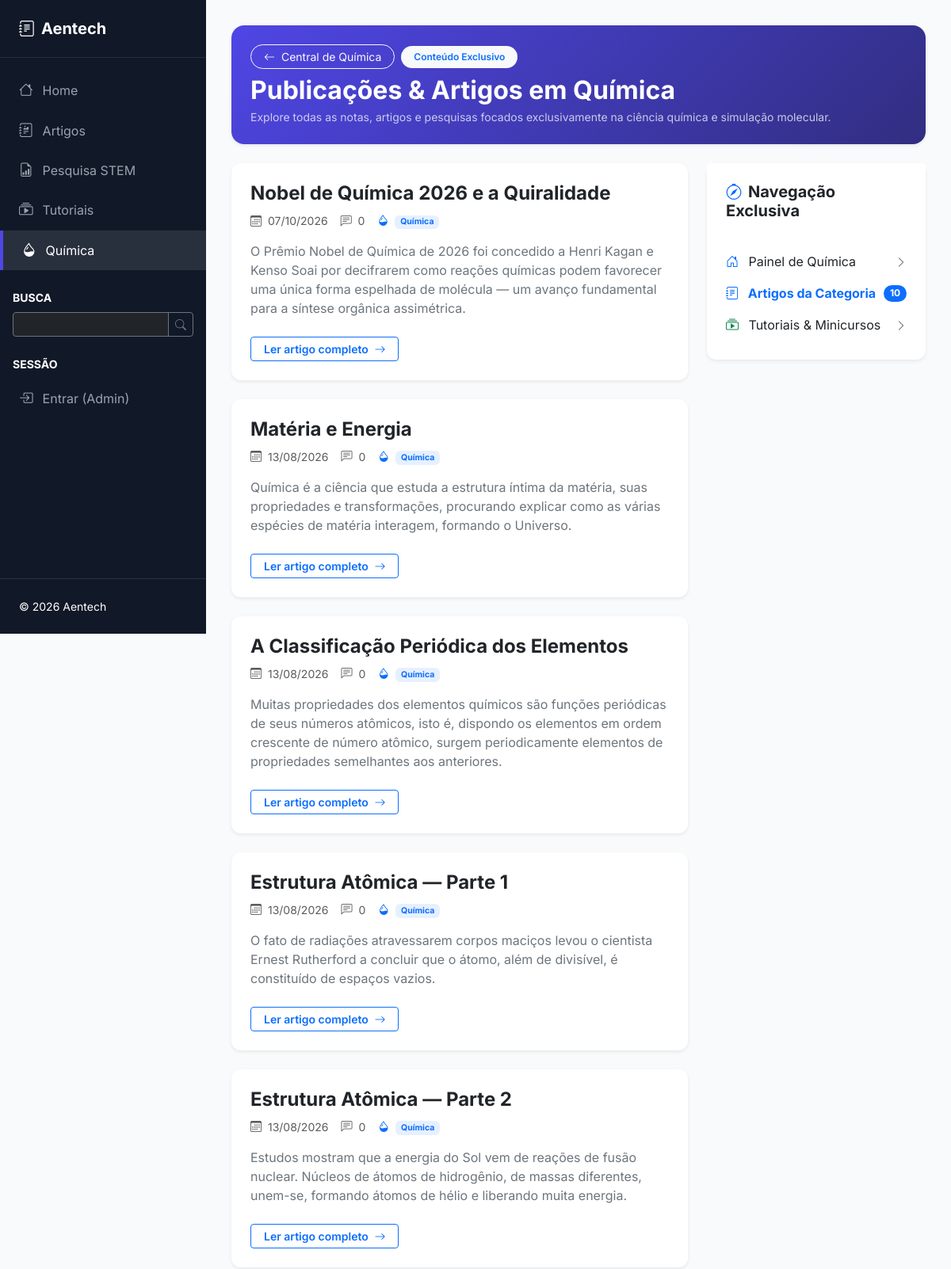
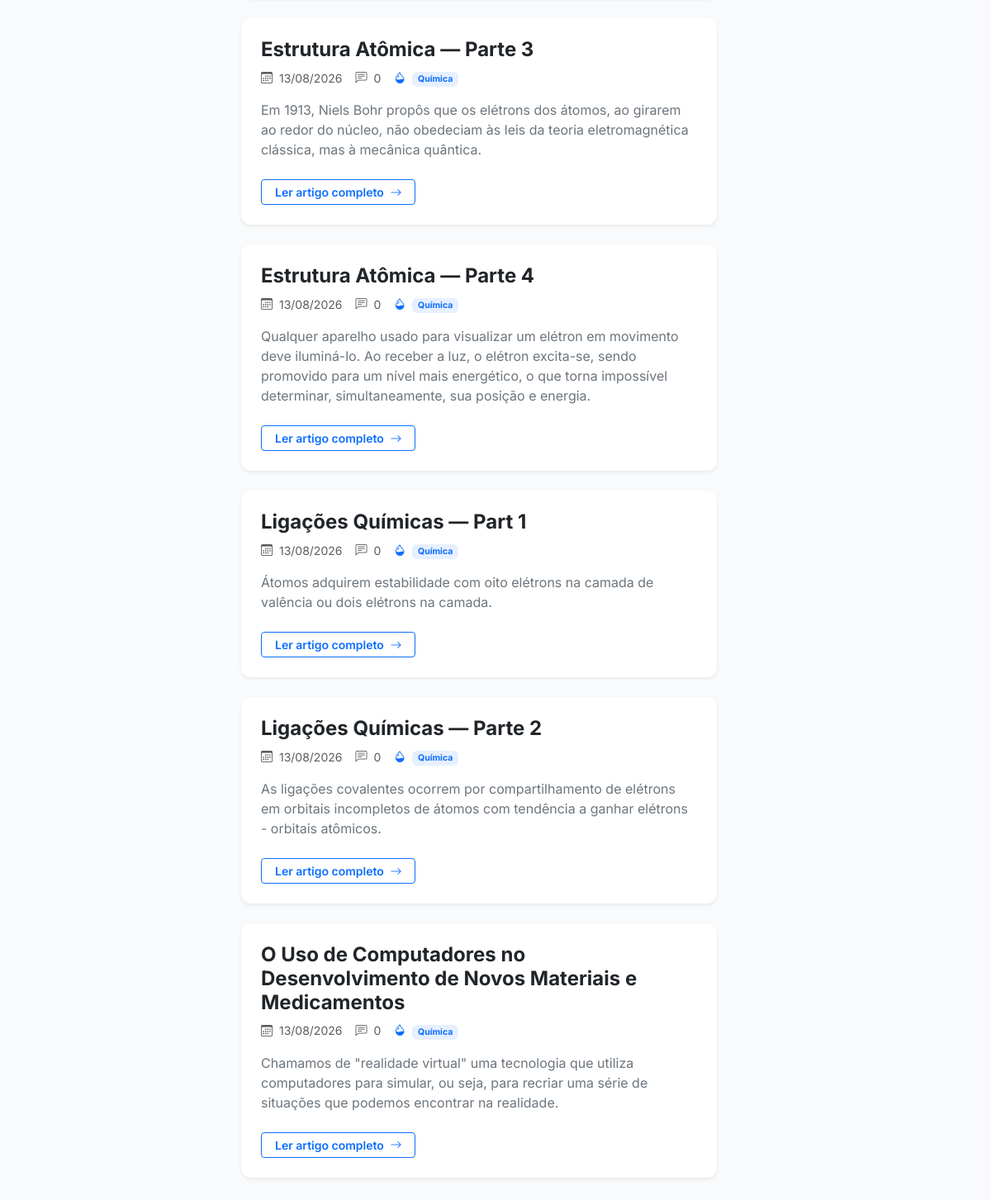
Page /chemistry/posts on the committed database (2 pictures, top to bottom).
### app/models.py (models this page shows, shortened)
class Post(db.Model):
    __tablename__ = 'posts'
    id = db.Column(db.Integer, primary_key=True)
    title = db.Column(db.String(200), nullable=False)
    slug = db.Column(db.String(200), unique=True, nullable=False)
    content = db.Column(db.Text, nullable=False)
    excerpt = db.Column(db.String(300))
    is_published = db.Column(db.Boolean, default=True)
    created_at = db.Column(db.DateTime, default=datetime.utcnow)
    updated_at = db.Column(db.DateTime, default=datetime.utcnow, onupdate=datetime.utcnow)
    user_id = db.Column(db.Integer, db.ForeignKey('users.id'), nullable=False)
    comments = db.relationship('Comment', backref='post', lazy='dynamic', cascade='all, delete-orphan')
    categories = db.relationship('Category',
                                secondary=post_categories,
                                backref=db.backref('posts', lazy='dynamic'),
                                lazy='dynamic')

### app/main/views.py (the view)
@blueprint.route('/chemistry/posts')
def chemistry_posts():
    page = request.args.get('page', 1, type=int)
    quimica_cat = Category.query.filter((Category.slug == 'quimica') | (Category.name.ilike('Química'))).first()
    if quimica_cat:
        posts = Post.query.filter_by(is_published=True)\
            .join(Post.categories)\
            .filter(Category.id == quimica_cat.id)\
            .order_by(Post.created_at.desc())\
            .paginate(page=page, per_page=get_config('POSTS_PER_PAGE', 10))
    else:
        posts = Post.query.filter(False).paginate(page=page, per_page=10)
    g.seo = {'pagination': posts}
    return render_template('main/chemistry_posts.html', posts=posts, category=quimica_cat, title='Artigos de Química')

### app/__init__.py (called while the page is built)
def get_config(key: str, default: Any = None) -> Any:
    try:
        return current_app.config.get(key, default)
    except RuntimeError:
        return default

    def _register_context_processors(self) -> None:
        @self.app.context_processor
        def inject_config():
            return dict(config=self.app.config)
        @self.app.context_processor
        def inject_utility_functions():
            from datetime import datetime
            return dict(
                now=datetime.utcnow,
                len=len,
                str=str
            )
        @self.app.context_processor
        def inject_seo():
            try:
                from app.seo import build_seo
                return dict(seo=build_seo())
            except Exception as e:  # pragma: no cover - never break rendering for SEO
                print(f"Warning: Could not build SEO context: {e}")
                return dict(seo={})

### app/auth/views.py (called while the page is built)
@blueprint.before_app_request
def load_logged_in_user():
    user_id = session.get('user_id')
    if user_id is None:
        g.current_user = None
    else:
        g.current_user = User.query.get(user_id)

@blueprint.app_context_processor
def inject_current_user():
    user_id = session.get('user_id')
    if user_id:
        user = User.query.get(user_id)
        return dict(current_user=user)
    return dict(current_user=None)

### app/main/__init__.py (called while the page is built)
@blueprint.context_processor
def inject_categories():
    return {
        'all_categories': Category.query.order_by(Category.name).all()
    }

### app/seo.py (called while the page is built)
def strip_html(value):
    if not value:
        return ''
    text = _TAG_RE.sub(' ', str(value))
    text = (text.replace('&nbsp;', ' ')
                .replace('&amp;', '&')
                .replace('&lt;', '<')
                .replace('&gt;', '>')
                .replace('&quot;', '"')
                .replace('&#39;', "'"))
    return _WS_RE.sub(' ', text).strip()

def meta_excerpt(value, length=300):
    text = strip_html(value)
    if len(text) <= length:
        return text
    truncated = text[: length + 1]
    if ' ' in truncated:
        truncated = truncated.rsplit(' ', 1)[0]
    return truncated.rstrip(' ,.;:-') + '…'

def _iso(value):
    if not value:
        return None
    if isinstance(value, str):
        return value
    if value.tzinfo is None:
        value = value.replace(tzinfo=timezone.utc)
    return value.isoformat()

### app/templates/main/chemistry_posts.html (shortened to what this page needs)
{% extends "base.html" %}
{% block content %}
<div class="hero-chemistry text-white py-4 px-4 mb-4 rounded-4 shadow-sm" style="background: linear-gradient(135deg, #4f46e5 0%, #312e81 100%);">
    <div class="d-flex flex-column flex-md-row justify-content-between align-items-md-center">
        <div>
            <div class="d-flex align-items-center gap-2 mb-2">
                <a href="{{ url_for('main.chemistry') }}" class="btn btn-sm btn-outline-light rounded-pill px-3">
                    <i class="bi bi-arrow-left me-1"></i> Central de Química
                </a>
                <span class="badge bg-light text-primary px-3 py-2 rounded-pill fw-semibold">Conteúdo Exclusivo</span>
            </div>
            <h2 class="fw-bold text-white mb-1">Publicações & Artigos em Química</h2>
            <p class="text-light opacity-75 mb-0 small">Explore todas as notas, artigos e pesquisas focados exclusivamente na ciência química e simulação molecular.</p>
        </div>
    </div>
</div>
<div class="row g-4">
    <div class="col-lg-8">
        {% for post in posts.items %}
            <article class="card mb-4 border-0 shadow-sm overflow-hidden hover-up">
                <div class="card-body p-4">
                    <div class="d-flex justify-content-between align-items-start mb-2">
                        <h3 class="card-title h4 fw-bold mb-0">
                            <a href="{{ url_for('main.post_detail', slug=post.slug) }}" class="text-dark text-decoration-none hover-primary">
                                {{ post.title }}
                            </a>
                        </h3>
                    </div>
                    <div class="d-flex align-items-center text-muted small mb-3">
                        <span class="me-3"><i class="bi bi-calendar3 me-1"></i> {{ post.created_at.strftime('%d/%m/%Y') }}</span>
                        <span class="me-3"><i class="bi bi-chat-left-text me-1"></i> {{ post.comments.count() }}</span>
                        <span><i class="bi bi-droplet-half me-1 text-primary"></i> <span class="badge bg-primary bg-opacity-10 text-primary">Química</span></span>
                    </div>
                    <p class="card-text text-secondary mb-4">{{ post.excerpt or post.content[:200] ~ '...' }}</p>
                    <div class="d-flex justify-content-between align-items-center">
                        <a href="{{ url_for('main.post_detail', slug=post.slug) }}" class="btn btn-outline-primary btn-sm px-3 fw-semibold">
                            Ler artigo completo <i class="bi bi-arrow-right ms-1"></i>
                        </a>
                    </div>
                </div>
            </article>
        {% endfor %}
    </div>
    <div class="col-lg-4">
        <div class="card border-0 shadow-sm mb-4">
            <div class="card-header bg-white border-bottom-0 pt-4 px-4">
                <h5 class="fw-bold mb-0"><i class="bi bi-compass text-primary me-2"></i>Navegação Exclusiva</h5>
            </div>
            <div class="card-body p-4">
                <div class="list-group list-group-flush">
                    <a href="{{ url_for('main.chemistry') }}" class="list-group-item list-group-item-action d-flex justify-content-between align-items-center border-0 px-0 py-2">
                        <span><i class="bi bi-house-door me-2 text-primary"></i> Painel de Química</span>
                        <i class="bi bi-chevron-right small text-muted"></i>
                    </a>
                    <a href="{{ url_for('main.chemistry_posts') }}" class="list-group-item list-group-item-action d-flex justify-content-between align-items-center border-0 px-0 py-2 fw-bold text-primary">
                        <span><i class="bi bi-journal-text me-2"></i> Artigos da Categoria</span>
                        <span class="badge bg-primary rounded-pill">{{ posts.total }}</span>
                    </a>
                    <a href="{{ url_for('main.tutorials_list') }}" class="list-group-item list-group-item-action d-flex justify-content-between align-items-center border-0 px-0 py-2">
                        <span><i class="bi bi-collection-play me-2 text-success"></i> Tutoriais & Minicursos</span>
                        <i class="bi bi-chevron-right small text-muted"></i>
                    </a>
                </div>
            </div>
        </div>
    </div>
</div>
{% endblock %}

### app/templates/base.html (style rules this page uses)
:root { --primary-color: #4f46e5; --primary-hover: #4338ca; --sidebar-bg: #111827; --body-bg: #f9fafb; --card-shadow: 0 1px 3px 0 rgb(0 0 0 / 0.1), 0 1px 2px -1px rgb(0 0 0 / 0.1); }
body { font-family: 'Inter', -apple-system, BlinkMacSystemFont, "Segoe UI", Roboto, Helvetica, Arial, sans-serif; background-color: var(--body-bg); color: #1f2937; }
.card { border: none; border-radius: 0.75rem; box-shadow: var(--card-shadow); transition: transform 0.2s, box-shadow 0.2s; }

### app/templates/main/chemistry_posts.html (style rules this page uses)
.hover-up { transition: transform 0.2s, box-shadow 0.2s; }

### rows in the picture
Post: title "Nobel de Química 2026 e a Quiralidade", created_at "07/10/2026", comments.count "0", excerpt "O Prêmio Nobel de Química de 2026 foi concedido a Henri Kagan e Kenso Soai por decifrarem como reações químicas podem favorecer uma única forma espelhada de molécula — um avanço fundamental para a síntese orgânica assimétrica."
Post: title "Matéria e Energia", created_at "13/08/2026", comments.count "0", excerpt "Química é a ciência que estuda a estrutura íntima da matéria, suas propriedades e transformações, procurando explicar como as várias espécies de matéria interagem, formando o Universo."
Post: title "A Classificação Periódica dos Elementos", created_at "13/08/2026", comments.count "0", excerpt "Muitas propriedades dos elementos químicos são funções periódicas de seus números atômicos, isto é, dispondo os elementos em ordem crescente de número atômico, surgem periodicamente elementos de propriedades semelhantes aos anteriores."
Post: title "Estrutura Atômica — Parte 1", created_at "13/08/2026", comments.count "0", excerpt "O fato de radiações atravessarem corpos maciços levou o cientista Ernest Rutherford a concluir que o átomo, além de divisível, é constituído de espaços vazios."
Post: title "Estrutura Atômica — Parte 2", created_at "13/08/2026", comments.count "0", excerpt "Estudos mostram que a energia do Sol vem de reações de fusão nuclear. Núcleos de átomos de hidrogênio, de massas diferentes, unem-se, formando átomos de hélio e liberando muita energia."
Post: title "Estrutura Atômica — Parte 3", created_at "13/08/2026", comments.count "0", excerpt "Em 1913, Niels Bohr propôs que os elétrons dos átomos, ao girarem ao redor do núcleo, não obedeciam às leis da teoria eletromagnética clássica, mas à mecânica quântica."
Post: title "Estrutura Atômica — Parte 4", created_at "13/08/2026", comments.count "0", excerpt "Qualquer aparelho usado para visualizar um elétron em movimento deve iluminá-lo. Ao receber a luz, o elétron excita-se, sendo promovido para um nível mais energético, o que torna impossível determinar, simultaneamente, sua posição e energia."
Post: title "Ligações Químicas — Part 1", created_at "13/08/2026", comments.count "0", excerpt "Átomos adquirem estabilidade com oito elétrons na camada de valência ou dois elétrons na camada."
Post: title "Ligações Químicas — Parte 2", created_at "13/08/2026", comments.count "0", excerpt "As ligações covalentes ocorrem por compartilhamento de elétrons em orbitais incompletos de átomos com tendência a ganhar elétrons - orbitais atômicos."
Post: title "O Uso de Computadores no Desenvolvimento de Novos Materiais e Medicamentos", created_at "13/08/2026", comments.count "0", excerpt "Chamamos de \"realidade virtual\" uma tecnologia que utiliza computadores para simular, ou seja, para recriar uma série de situações que podemos encontrar na realidade."

### other values in the picture
{{ posts.total }} "10"
